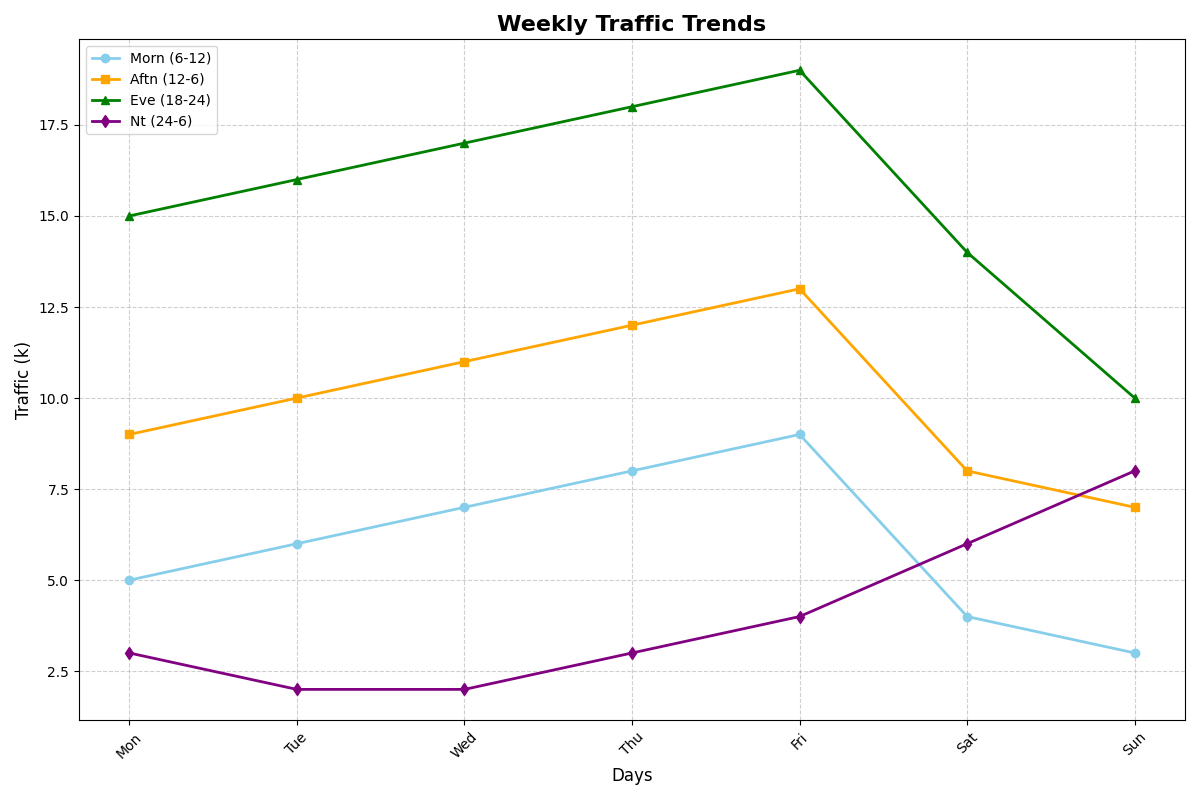

The Python source for this figure:
import numpy as np
import matplotlib.pyplot as plt

# Days of Week
days = ['Mon', 'Tue', 'Wed', 'Thu', 'Fri', 'Sat', 'Sun']

# Traffic data (in thousands) for different times
morning_traffic = [5, 6, 7, 8, 9, 4, 3]     # 6 AM - 12 PM
afternoon_traffic = [9, 10, 11, 12, 13, 8, 7]
evening_traffic = [15, 16, 17, 18, 19, 14, 10]
night_traffic = [3, 2, 2, 3, 4, 6, 8]

# Creating a figure and axis
fig, ax = plt.subplots(figsize=(12, 8))

# Plotting the data
ax.plot(days, morning_traffic, label="Morn (6-12)", color='skyblue', marker='o', linewidth=2)
ax.plot(days, afternoon_traffic, label="Aftn (12-6)", color='orange', marker='s', linewidth=2)
ax.plot(days, evening_traffic, label="Eve (18-24)", color='green', marker='^', linewidth=2)
ax.plot(days, night_traffic, label="Nt (24-6)", color='purple', marker='d', linewidth=2)

# Adding labels
ax.set_xlabel('Days', fontsize=12)
ax.set_ylabel('Traffic (k)', fontsize=12)
ax.set_title('Weekly Traffic Trends', fontsize=16, fontweight='bold')

# Customizing ticks and grid
ax.set_xticks(range(len(days)), days)
ax.grid(True, linestyle='--', alpha=0.6)

# Rotating x-axis labels for better readability
plt.xticks(rotation=45)

# Adding a legend
ax.legend(loc='upper left', fontsize=10)

# Adjust layout to prevent overlap
plt.tight_layout()

# Display the plot
plt.show()
